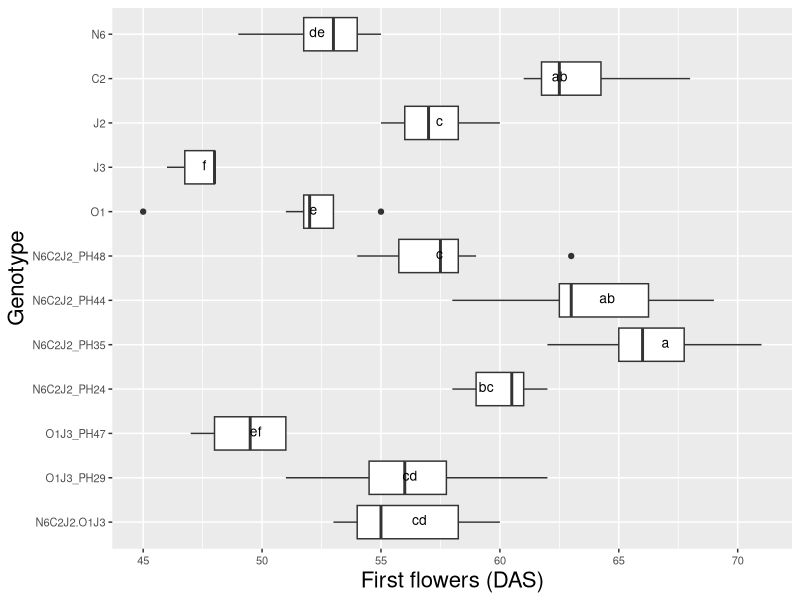

Generate this figure with R:
# Comparison 2XY: Novel allohexaploids

#load packages 
install.packages("multcompView")
install.packages("viridis")
install.packages("viridisLite")
library(viridis)
library(viridisLite)
library(tidyverse)
library(dplyr)
library(ggplot2)
library(ggpubr)
library(datasets)
library(multcompView)


# vollständige Rohdatentabelle laden ######
getwd()
DATA <- read_csv("EPPN raw data complete 220419.csv")
View(DATA)


#drop first column
DATA = DATA[,2:37]
View(DATA)

#### subsetting #####
comp_N6C2J2.O1J3 <- DATA[DATA$Genotype %in% c("N6", "C2", "J2", "O1", "J3",
                                                "N6C2J2_PH24", "N6C2J2_PH35", "N6C2J2_PH44", "N6C2J2_PH48", "O1J3_PH29", "O1J3_PH47",	
                                                "N6C2J2.O1J3"), ]
head(comp_N6C2J2.O1J3)
View(comp_N6C2J2.O1J3)


# ANOVA, Tukey & Boxplot with CLD according to Rosane Rech##########################################################
# loading the appropriate libraries
library(datasets)

#remove previous objects
rm(anova)
rm(tukey)
rm(cld)
rm(Tk)

# analysis of variance
anova <- aov(first_flowers_DAS ~ Genotype, data = comp_N6C2J2.O1J3)
summary(anova)

# Tukey's test
tukey <- TukeyHSD(anova)
print(tukey)

# compact letter display
cld <- multcompLetters4(anova, tukey)
print(cld)

# table with factors and 3rd quantile
Tk <- group_by(comp_N6C2J2.O1J3, Genotype) %>%
  summarise(mean = round(mean(first_flowers_DAS, na.rm = TRUE), digits = 1), quant = round(quantile(first_flowers_DAS, probs = 0.75, na.rm = TRUE), digits = 1)) %>%
  arrange(desc(mean)) #WICHTIG: arrange(desc(mean)) muss hier rein!!!

# extracting the compact letter display and adding to the Tk table
cld <- as.data.frame.list(cld$Genotype)
Tk$cld <- cld$Letters
print(Tk) # print dient der Überprüfung: Mittelwerte und Letter code 
# in der gleichen Reihenfolge angeordnet?

# Reorder factor levels in comp_N6C2J2.O1J3
comp_N6C2J2.O1J3ord <- comp_N6C2J2.O1J3                             
comp_N6C2J2.O1J3ord$Genotype <- factor(comp_N6C2J2.O1J3ord$Genotype,     
                                  levels = c("N6C2J2.O1J3",
                                             "O1J3_PH29", "O1J3_PH47", "N6C2J2_PH24", "N6C2J2_PH35", "N6C2J2_PH44", "N6C2J2_PH48", 	
                                             "O1", "J3", "J2" , "C2", "N6"))

Tkord <- Tk
Tkord$Genotype <- factor(Tkord$Genotype,     
                         levels = c("N6C2J2.O1J3",
                                    "O1J3_PH29", "O1J3_PH47", "N6C2J2_PH24", "N6C2J2_PH35", "N6C2J2_PH44", "N6C2J2_PH48", 	
                                    "O1", "J3", "J2" , "C2", "N6"))

#boxplot first_flowers_DAS
ggplot(comp_N6C2J2.O1J3ord, aes(Genotype, first_flowers_DAS)) + 
  geom_boxplot() +
  labs(x="Genotype", y="First flowers (DAS)") +
  geom_text(data = Tkord, aes(x = Genotype, y = quant, label = cld), color = "black", size = 3.5, vjust = 0.3, hjust = 3) +
  coord_flip() +
  theme(axis.title = element_text(size = 16),
        legend.text = element_text(size = 12),
        legend.title= element_blank(),
        axis.title.x = element_text(size = 16),
        axis.title.y = element_text(size = 16),
        axis.text.x = element_text(size = 8),
        axis.text.y = element_text(size = 8)) 
